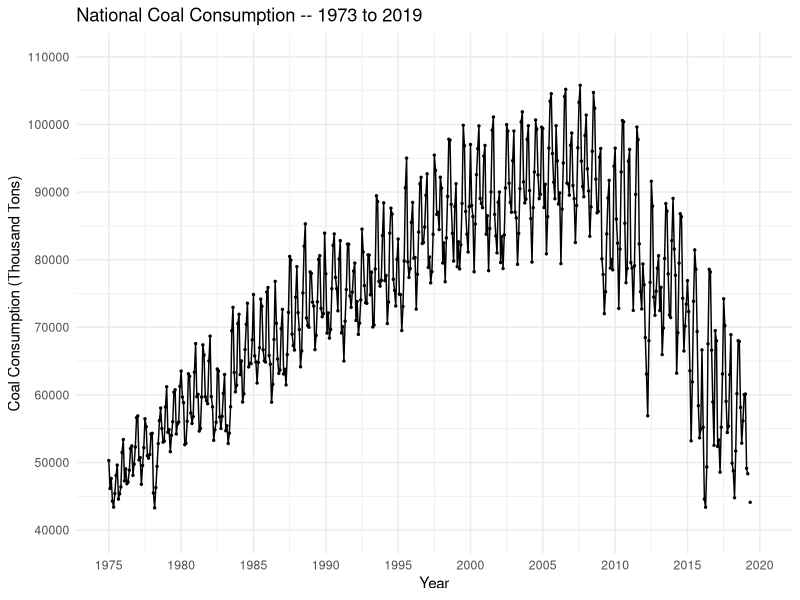

Reproduce this figure in R.
## ---- chunk 1
knitr::opts_chunk$set(echo = TRUE, error=TRUE)
## ---- chunk 2
knitr::opts_chunk$set(echo = TRUE, error=TRUE)

# Libraries
library(dplyr)
library(lubridate)
library(stringr)
library(ggplot2)
library(tidyr)
library(splines)
## ---- chunk 3
# Read the .csv files into R
Data_1 = read.csv(file = 'MER_T06_01.csv', header = FALSE)
Data_2 = read.csv(file = 'MER_T07_01.csv', header = FALSE)
Data_3 = read.csv(file = 'MER_T07_06.csv', header = FALSE)
Data_4 = read.csv(file = 'MER_T09_08.csv', header = FALSE)

# Transform into a data frame
DF = data.frame(Date = Data_1$V2,
                Value = Data_1$V3,
                Units = Data_1$V6,
                Description = Data_1$V5,
                MSN = Data_1$V1)

# Extract relevant rows and reindex
DF = DF[-1,]
rownames(DF) = NULL

# Turn entries into numeric values
DF$Date = as.numeric(as.character(DF$Date))
DF$Value = as.numeric(as.character(DF$Value))

# Separate 'Date' variable into 'Year' and 'Month'
DF = DF %>%
  separate(Date, c("Year", "Month"), sep = 4, remove = TRUE, convert = TRUE)

# Create a continuous 'Time' variable
DF = DF %>%
  mutate(Time = Year + (Month - 1) / 12)

# Reorder columns
DF = DF[c(1, 2, 7, 3, 4, 5, 6)]

# Filter
DF = DF %>%
  filter(Month %in% c(1:12)) %>%
  filter(Description == "Coal Consumption") %>%
  filter(complete.cases(.))

# Create a time series object
DFTS = ts(DF$Value, start = c(1973, 1), frequency = 12)

# Plot the time series
DF %>%
  ggplot(aes(x = Time, y = Value)) +
  geom_point(size = 0.5) +
  geom_line() +
  labs(x = "Year", y = "Coal Consumption (Thousand Tons)") +
  ggtitle("National Coal Consumption -- 1973 to 2019") +
  scale_x_continuous(breaks = c(seq(1975, 2020, 5)), limits = c(1975, 2020)) +
  scale_y_continuous(breaks = c(seq(40000, 110000, 10000)), limits = c(40000, 110000)) +
  theme_minimal()
